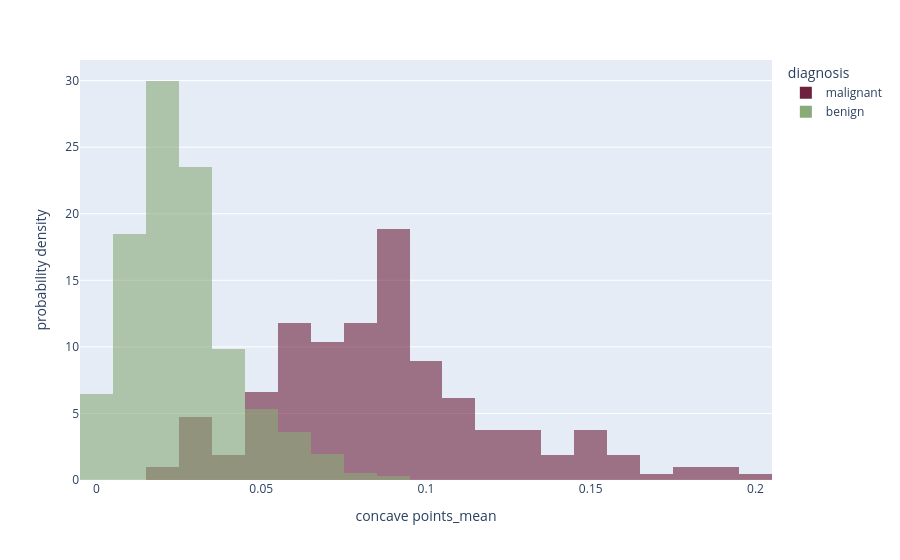

The cell this chart's notebook holds for it:
### Markdown cell above
**What to look for —** deeper concavities skew malignant, yet the overlap is strong. This feature is weak *on its own* — its value comes from being weighted together with the rest.

### Code cell
fig = px.histogram(
    df,
    x="concave points_mean",
    color="diagnosis",
    histnorm="probability density",
    opacity=0.6,
    color_discrete_sequence=["#6D213C", "#8AAA79"],
)
fig.update_layout(barmode="overlay")
fig.show()

### Figure 1 — Plotly figure (JSON) as saved in the notebook; plotly's stock layout.template omitted (floating-point values rounded to 4 significant figures; data arrays with more than 128 entries replaced by an {"elided": "..."} marker saying what was removed)
{"data": [{"bingroup": "x", "histnorm": "probability density", "hovertemplate": "diagnosis=malignant<br>concave points_mean=%{x}<br>probability density=%{y}<extra></extra>", "legendgroup": "malignant", "marker": {"color": "#6D213C", "opacity": 0.6, "pattern": {"shape": ""}}, "name": "malignant", "orientation": "v", "showlegend": true, "type": "histogram", "x": {"elided": "212 float values"}, "xaxis": "x", "yaxis": "y"}, {"bingroup": "x", "histnorm": "probability density", "hovertemplate": "diagnosis=benign<br>concave points_mean=%{x}<br>probability density=%{y}<extra></extra>", "legendgroup": "benign", "marker": {"color": "#8AAA79", "opacity": 0.6, "pattern": {"shape": ""}}, "name": "benign", "orientation": "v", "showlegend": true, "type": "histogram", "x": {"elided": "357 float values"}, "xaxis": "x", "yaxis": "y"}], "layout": {"barmode": "overlay", "legend": {"title": {"text": "diagnosis"}, "tracegroupgap": 0}, "margin": {"t": 60}, "xaxis": {"anchor": "y", "domain": [0, 1], "title": {"text": "concave points_mean"}}, "yaxis": {"anchor": "x", "domain": [0, 1], "title": {"text": "probability density"}}}}
